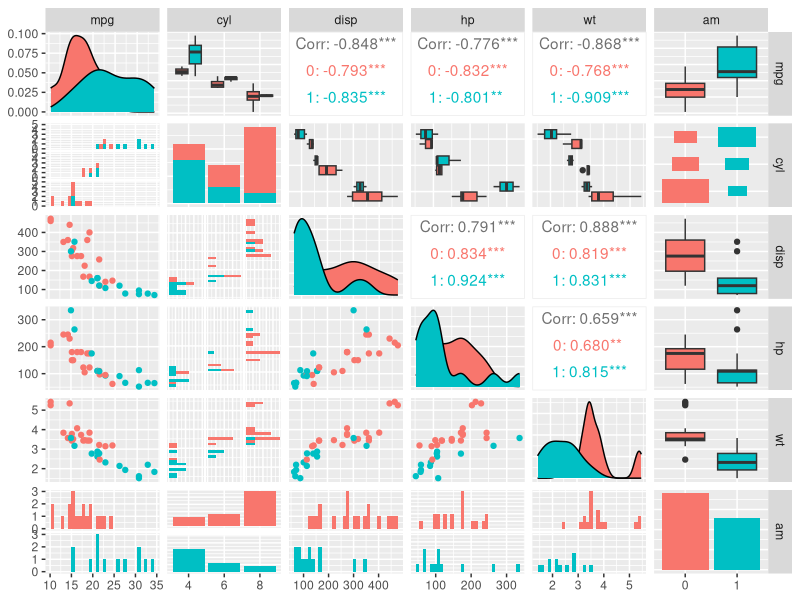

Here is the R script that generated this plot: (Note: this script raises an error after producing the figure.)
## ---- chunk 1
knitr::opts_chunk$set(message=FALSE)
knitr::opts_chunk$set(warnings=FALSE)

library(ggplot2)
library(dplyr)
library(GGally)
library(car)
data(mtcars)
## ---- chunk 2
mtc2 <- dplyr::select(mtcars, mpg, cyl, disp, hp, wt, am) %>%
    dplyr::mutate(cyl=factor(cyl), am=factor(am))
## ---- chunk 3
shapiro.test(mtcars$mpg)
## ---- chunk 4
ggpairs(mtc2, aes(color=am))
## ---- chunk 5
# 1st row of the output: correlation of MPG with other variables
cor(mtcars, use="complete.obs", method="spearman")[1,]
## ---- chunk 6
# Fitting nested models
fit1 <- lm(mpg~am, data=mtc2)
fit2 <- update(fit1, mpg~am+cyl)
fit3 <- update(fit1, mpg~am+cyl+disp)
fit4 <- update(fit1, mpg~am+cyl+disp+hp)
fit5 <- update(fit1, mpg~am+cyl+disp+hp+wt)

anova(fit1, fit2, fit3, fit4, fit5)
## ---- chunk 7
vif(fit5)
## ---- chunk 8
# Fitting selected  model
fit6 <- lm(mpg~am+cyl+hp+wt, data=mtc2)
summary(fit6)
## ---- chunk 9
# plot residuals vs predicted
res <- data.frame(e=fit8$residuals, yh=predict(fit8))

ggplot(res, aes(x=yh,y=e)) +
    geom_point(color="lightblue") +
    geom_hline(yintercept=0) + 
    ggtitle("Residual vs predicted") + 
    xlab("Predicted") + 
    ylab("Residual")
## ---- chunk 10
ggplot(res, aes(e)) +
    geom_histogram(fill="lightblue", color="black", bins=8) + 
    ggtitle("Histogram of residuals") +
    xlab("Residual")
